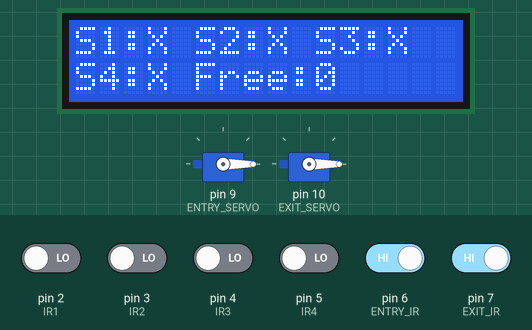
The sketch below on a simulated Arduino Uno, built with avr-gcc and run on an emulated ATmega328P. Shown: 2 × servo, 16×2 character LCD. Inputs (shaded band) come from the test bench; at power-on: pin 6 (ENTRY_IR), pin 7 (EXIT_IR) HIGH, pin 2 (IR1), pin 3 (IR2), pin 4 (IR3), pin 5 (IR4) LOW.

Above: at 3.2 s.
3.3 s: pin 7 (EXIT_IR) driven LOW
At 4.2 s:
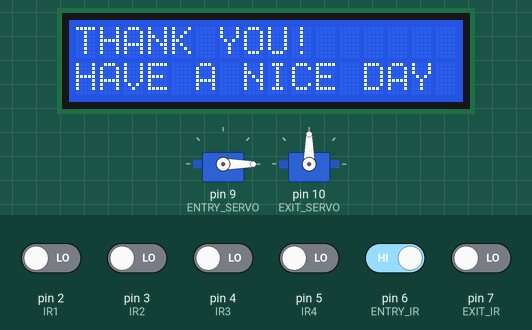
4.9 s: pin 6 (ENTRY_IR) driven LOW
At 7.4 s:
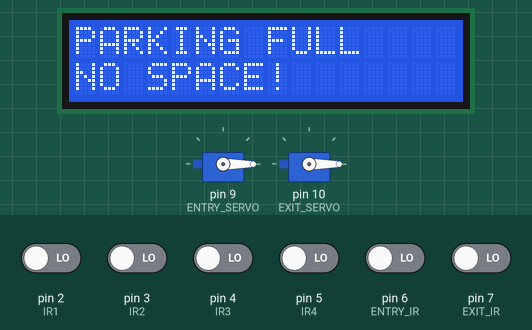
7.9 s: pin 7 (EXIT_IR) driven HIGH
At 9.8 s:
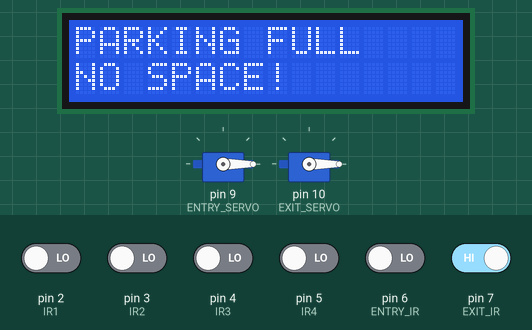
10.5 s: pin 2 (IR1) driven HIGH
At 12.1 s:
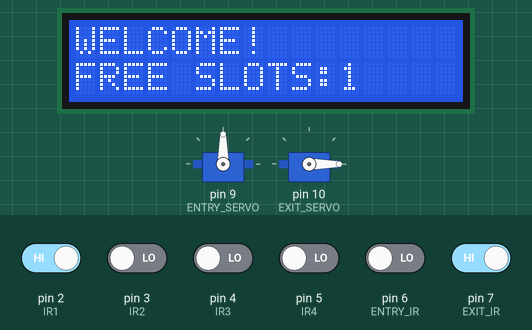
12.7 s: pin 6 (ENTRY_IR) driven HIGH
At 15.4 s:
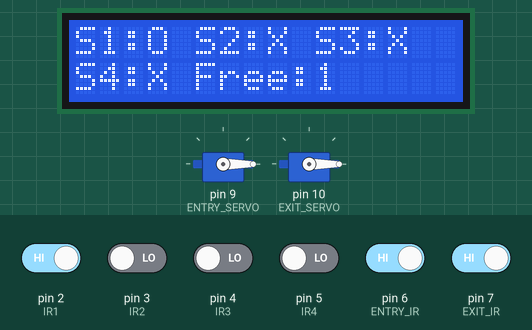
15.7 s: pin 3 (IR2) driven HIGH
At 16.2 s:
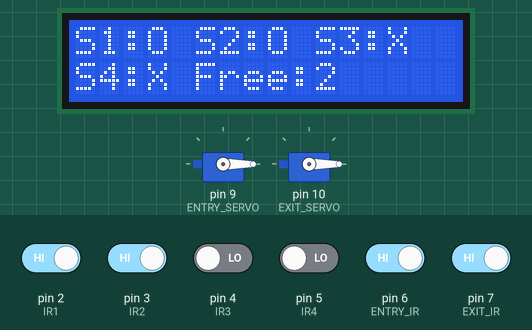
Timing chart, 0 to 18.3 s (numbered marks = the images above; inputs shaded):
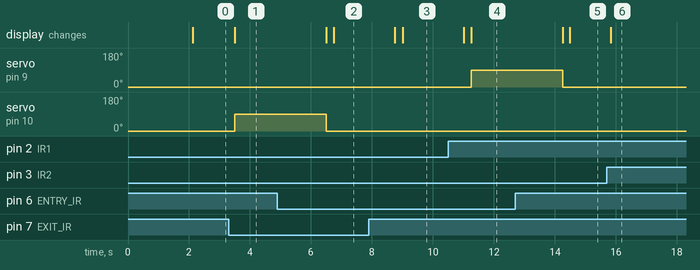

The sketch:

code.ino
```cpp
#include <Wire.h>
#include <LiquidCrystal_I2C.h>
#include <Servo.h>

// ================= LCD =================
LiquidCrystal_I2C lcd(0x27, 16, 2);

// ================= IR SENSORS =================
// Parking slots
#define IR1 2
#define IR2 3
#define IR3 4
#define IR4 5

// Entry and Exit
#define ENTRY_IR 6
#define EXIT_IR 7

// ================= SERVOS =================
#define ENTRY_SERVO 9
#define EXIT_SERVO 10

Servo entryServo;
Servo exitServo;

// Most IR obstacle sensors give LOW when object is detected
#define CAR_DETECTED LOW

void setup() {

  // Serial monitor
  Serial.begin(9600);

  // IR sensors
  pinMode(IR1, INPUT);
  pinMode(IR2, INPUT);
  pinMode(IR3, INPUT);
  pinMode(IR4, INPUT);
  pinMode(ENTRY_IR, INPUT);
  pinMode(EXIT_IR, INPUT);

  // Servos
  entryServo.attach(ENTRY_SERVO);
  exitServo.attach(EXIT_SERVO);

  // Start barriers closed
  entryServo.write(0);
  exitServo.write(0);

  // I2C LCD
  // Arduino UNO: SDA = A4, SCL = A5
  Wire.begin();

  lcd.init();
  lcd.backlight();

  lcd.setCursor(0, 0);
  lcd.print("SMART PARKING");

  lcd.setCursor(0, 1);
  lcd.print("SYSTEM READY");

  delay(2000);
  lcd.clear();
}

void loop() {

  // ================= READ PARKING SENSORS =================

  bool s1 = digitalRead(IR1) == CAR_DETECTED;
  bool s2 = digitalRead(IR2) == CAR_DETECTED;
  bool s3 = digitalRead(IR3) == CAR_DETECTED;
  bool s4 = digitalRead(IR4) == CAR_DETECTED;

  // Count occupied slots
  int occupied = 0;

  if (s1) occupied++;
  if (s2) occupied++;
  if (s3) occupied++;
  if (s4) occupied++;

  int freeSlots = 4 - occupied;

  // ================= LCD DISPLAY =================

  lcd.setCursor(0, 0);

  lcd.print("S1:");
  lcd.print(s1 ? "X" : "O");

  lcd.print(" S2:");
  lcd.print(s2 ? "X" : "O");

  lcd.print(" S3:");
  lcd.print(s3 ? "X" : "O");

  lcd.setCursor(0, 1);

  lcd.print("S4:");
  lcd.print(s4 ? "X" : "O");

  lcd.print(" Free:");
  lcd.print(freeSlots);

  lcd.print(" ");

  // ================= ENTRY =================

  if (digitalRead(ENTRY_IR) == CAR_DETECTED) {

    if (freeSlots > 0) {

      lcd.clear();

      lcd.setCursor(0, 0);
      lcd.print("WELCOME!");

      lcd.setCursor(0, 1);
      lcd.print("FREE SLOTS:");
      lcd.print(freeSlots);

      // Open entry barrier
      entryServo.write(90);

      delay(3000);

      // Close entry barrier
      entryServo.write(0);

      lcd.clear();
    }

    else {

      lcd.clear();

      lcd.setCursor(0, 0);
      lcd.print("PARKING FULL");

      lcd.setCursor(0, 1);
      lcd.print("NO SPACE!");

      delay(2000);

      lcd.clear();
    }
  }

  // ================= EXIT =================

  if (digitalRead(EXIT_IR) == CAR_DETECTED) {

    lcd.clear();

    lcd.setCursor(0, 0);
    lcd.print("THANK YOU!");

    lcd.setCursor(0, 1);
    lcd.print("HAVE A NICE DAY");

    // Open exit barrier
    exitServo.write(90);

    delay(3000);

    // Close exit barrier
    exitServo.write(0);

    lcd.clear();
  }

  delay(200);
}
```

Measured:
- after the input at 3.3 s, servo on pin 10 (EXIT_SERVO): 0° → 90° after 0.20 s; the display: changes after 0.20 s (image 1)
- after the input at 4.9 s, servo on pin 10 (EXIT_SERVO): goes on until 6.5 s, then stays 0°; the display: first differs from a run without the input after 1.9 s (image 2)
- after the input at 7.9 s, servo on pin 10 (EXIT_SERVO): stays 0° (without the input it goes to 90° after 0.88 s); the display: first changes after 0.86 s (image 3 shows a later state)
- after the input at 10.5 s, servo on pin 9 (ENTRY_SERVO): 0° → 90° after 0.76 s; the display: first differs from a run without the input after 0.76 s (image 4)
- after the input at 12.7 s, servo on pin 9 (ENTRY_SERVO): goes on until 14.3 s, then stays 0°; the display: first differs from a run without the input after 1.8 s (image 5)
- after the input at 15.7 s, the display: changes after 0.14 s (image 6)
